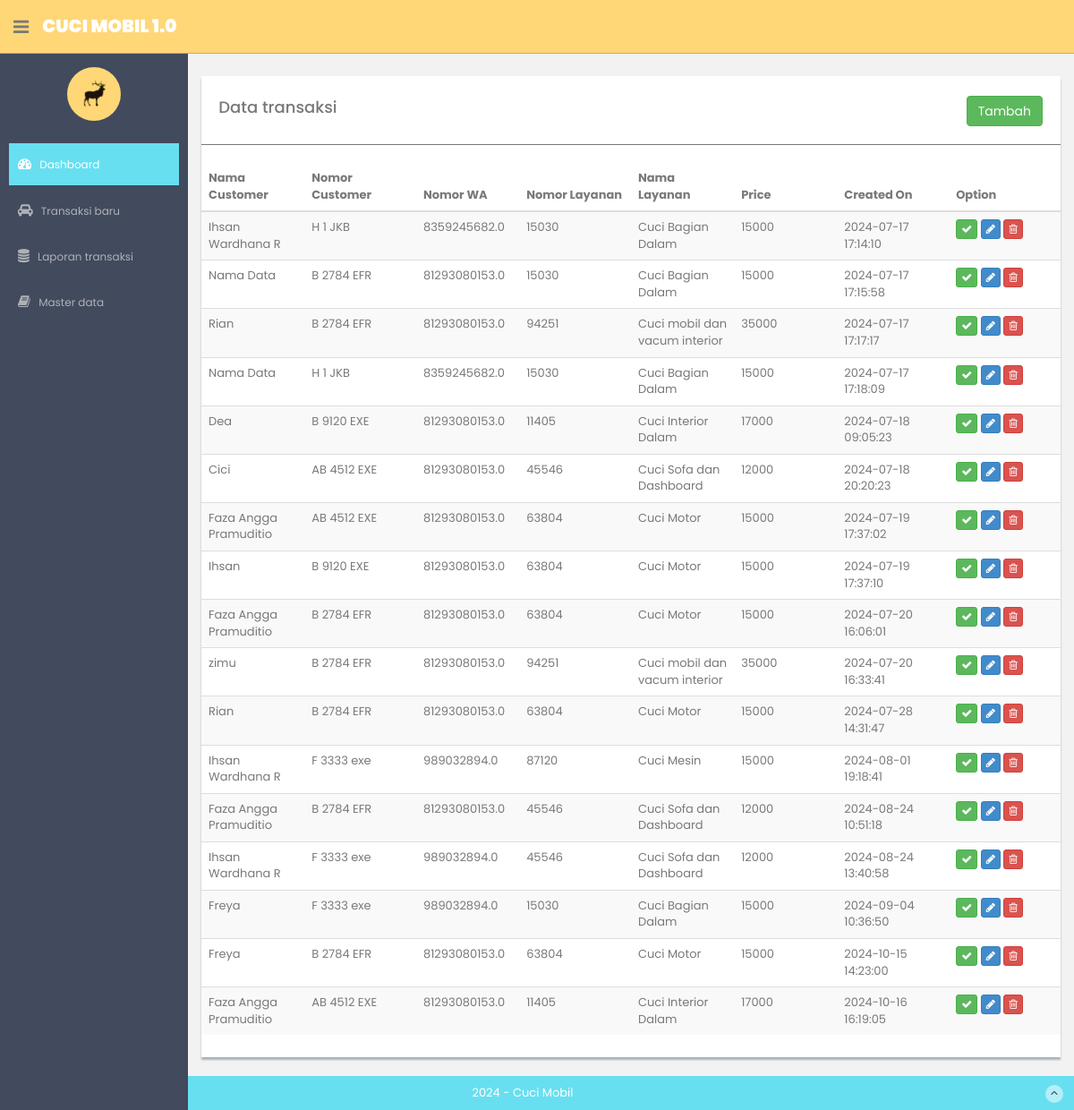
The app's page /transactions, older data.
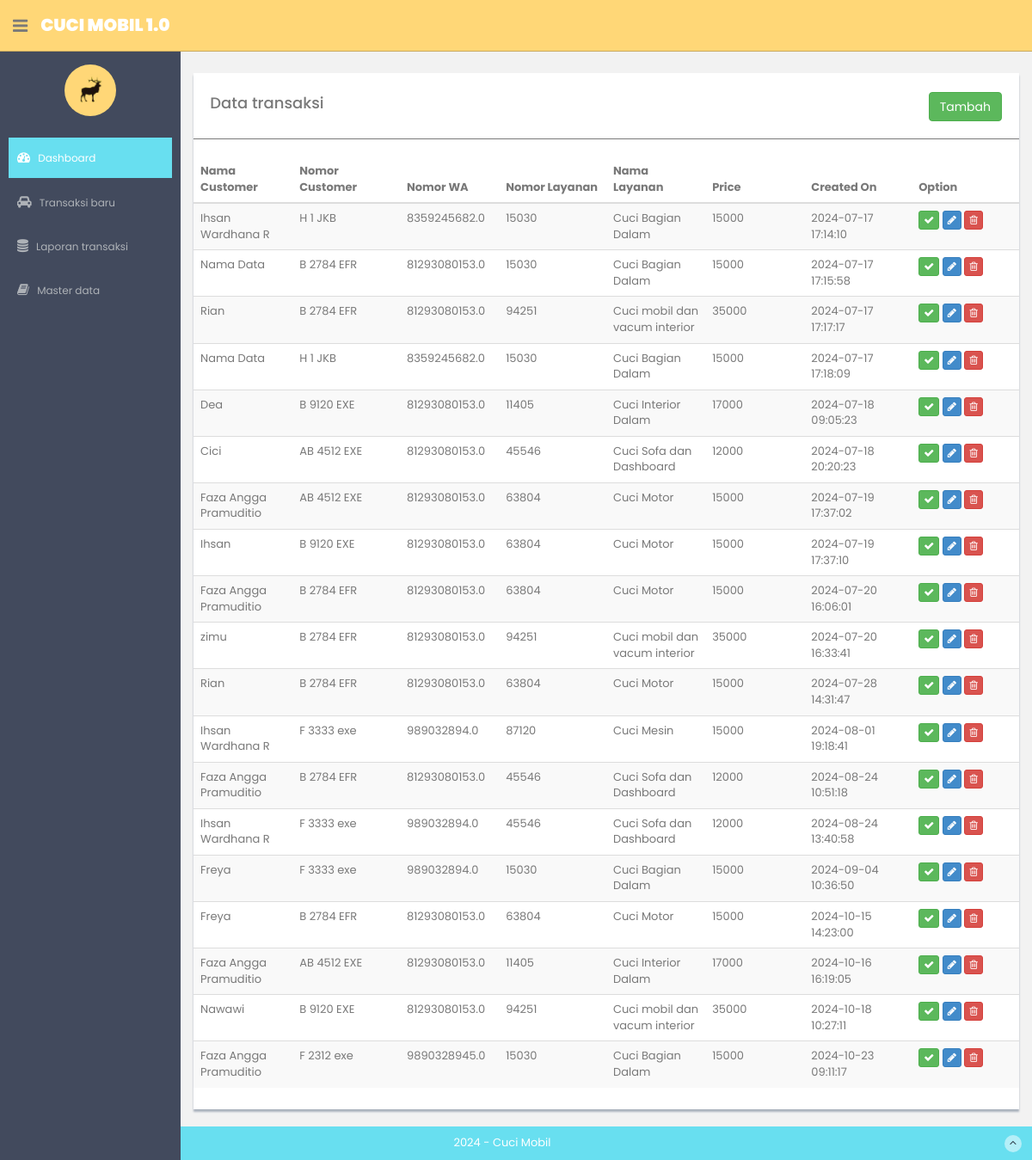
The same page, newer data.
### model/Transactions.py (models this page shows)
class Transactions(Model):
    id = IntegerField()
    cust_id = IntegerField()
    serv_id = IntegerField()
    cust_nomor = CharField()
    cust_owner = CharField()
    cust_phone = CharField()
    serv_code = CharField()
    serv_name = CharField()
    price = IntegerField()
    created_on = IntegerField()
    class Meta:
        database = db
        db_table = 'transactions'

### routes_transactions.py (the view)
@app.route('/transactions',  methods=["GET"])
def transactions():
    trxs = TransactionController.list_transactions()
    return render_template('transactions/transaction-list.html', transactions=trxs)

### controller/TransactionController.py (called while the page is built)
    @staticmethod
    def list_transactions():
        return Transactions.select()

### templates/transactions/transaction-list.html (shortened to what this page needs)
{% extends "layout.html" %}
{% block content %}
<div class="row mt">
    <div class="col-md-12">
        <div class="content-panel">
            <table class="table table-striped table-advance table-hover">
                <div class="form-group">
                    <div style="float:left;">
                        <h4>&nbsp; Data transaksi</h4>
                    </div>
                    <div class="pull-right" style="padding-top:7px;padding-right:20px;">
                        <button class="btn btn-success" onclick="openModal(0)">Tambah</button>
                    </div>
                </div>
                <hr/>
                <thead>
                    <tr>
                        <th width="12%">Nama Customer</th>
                        <th width="13%">Nomor Customer</th>
                        <th width="12%">Nomor WA</th>
                        <th width="13%">Nomor Layanan</th>
                        <th width="12%">Nama Layanan</th>
                        <th width="12%">Price</th>
                        <th width="13%">Created On</th>
                        <th width="13%">Option</th>
                    </tr>
                </thead>
                <tbody>
                    {% if transactions|length > 0 %}
                        {% for item in transactions %}
                        <tr>
                            <td>{{ item.cust_owner }}</td>
                            <td>{{ item.cust_nomor }}</td>
                            <td>{{ item.cust_phone }}</td>
                            <td>{{ item.serv_id }}</td>
                            <td>{{ item.serv_name }}</td>
                            <td>{{ item.price }}</td>
                            <td>{{ item.created_on }}</td>
                            <td align="left">
                                <button class="btn btn-success btn-xs"><i class="fa fa-check"></i></button>
                                <button class="btn btn-primary btn-xs" onclick="openModal({{ item.id }})"><i class="fa fa-pencil"></i></button>
                                <button class="btn btn-danger btn-xs" onclick="deleteRecord({{ item.id }})"><i class="fa fa-trash-o"></i></button>
                            </td>
                        </tr>
                        {% endfor %}
                    {% else %}
                        <tr>
                            <td colspan="8" align="center"><br/>Tidak ada data</td>
                        </tr>
                    {% endif %}
                </tbody>
            </table>
        </div>
    </div>
</div>
{% endblock %}

### templates/layout.html (shortened to what this page needs)
<!DOCTYPE html>
<html lang="en">
  <head>
    <link href="assets/css/bootstrap.css" rel="stylesheet">
    <link href="assets/font-awesome/css/font-awesome.css" rel="stylesheet" />
    <link rel="stylesheet" type="text/css" href="assets/css/zabuto_calendar.css">
    <link rel="stylesheet" type="text/css" href="assets/js/gritter/css/jquery.gritter.css" />
    <link rel="stylesheet" type="text/css" href="assets/lineicons/style.css">
     <link rel="stylesheet" href="//code.jquery.com/ui/1.12.1/themes/base/jquery-ui.css">
    <link href="assets/css/style.css" rel="stylesheet">
    <link href="assets/css/style-responsive.css" rel="stylesheet">
  </head>
  <body>
  <section id="container" >
		{% include  "header.html" %}
      <aside>
		{% include  "nav.html" %}
      </aside>
      <section id="main-content">
          <section class="wrapper">
			  {% block content %}{% endblock %}
          </section>
      </section>
      <footer class="site-footer">
          <div class="text-center">
              2024 - Cuci Mobil
              <a href="index.html#" class="go-top">
                  <i class="fa fa-angle-up"></i>
              </a>
          </div>
      </footer>
  </section>
  </body>
</html>

### templates/header.html (shortened to what this page needs)
<header class="header black-bg">
      <div class="sidebar-toggle-box">
          <div class="fa fa-bars tooltips" data-placement="right" data-original-title="Toggle Navigation"></div>
      </div>
    <a href="/" class="logo"><b>CUCI MOBIL 1.0</b></a>
</header>

### templates/nav.html (shortened to what this page needs)
<div id="sidebar"  class="nav-collapse ">
              <ul class="sidebar-menu" id="nav-accordion">
              	  <p class="centered"><a href="profile.html"><img src="assets/img/ui-sam.jpg" class="img-circle" width="60"></a></p>
                  <li class="mt">
                      <a class="active" href="/">
                          <i class="fa fa-dashboard"></i>
                          <span>Dashboard</span>
                      </a>
                  </li>
                  <li class="sub-menu">
                      <a  href="/transactions">
                          <i class="fa fa-car"></i>
                          <span>Transaksi baru</span>
                      </a>
                  </li>
                  <li class="sub-menu">
                      <a href="javascript:;" >
                          <i class="fa fa-database"></i>
                          <span>Laporan transaksi</span>
                      </a>
                  </li>
                  <li class="sub-menu">
                      <a href="javascript:;" >
                          <i class="fa fa-book"></i>
                          <span>Master data</span>
                      </a>
                  </li>
              </ul>
          </div>

Row changes from the older to the newer data that the page shows:
added Transactions: cust_owner "Nawawi", cust_nomor "B 9120 EXE", cust_phone "81293080153.0", serv_id "94251", serv_name "Cuci mobil dan vacum interior", price "35000", created_on "2024-10-18 10:27:11"
added Transactions: cust_owner "Faza Angga Pramuditio", cust_nomor "F 2312 exe", cust_phone "9890328945.0", serv_id "15030", serv_name "Cuci Bagian Dalam", price "15000", created_on "2024-10-23 09:11:17"
